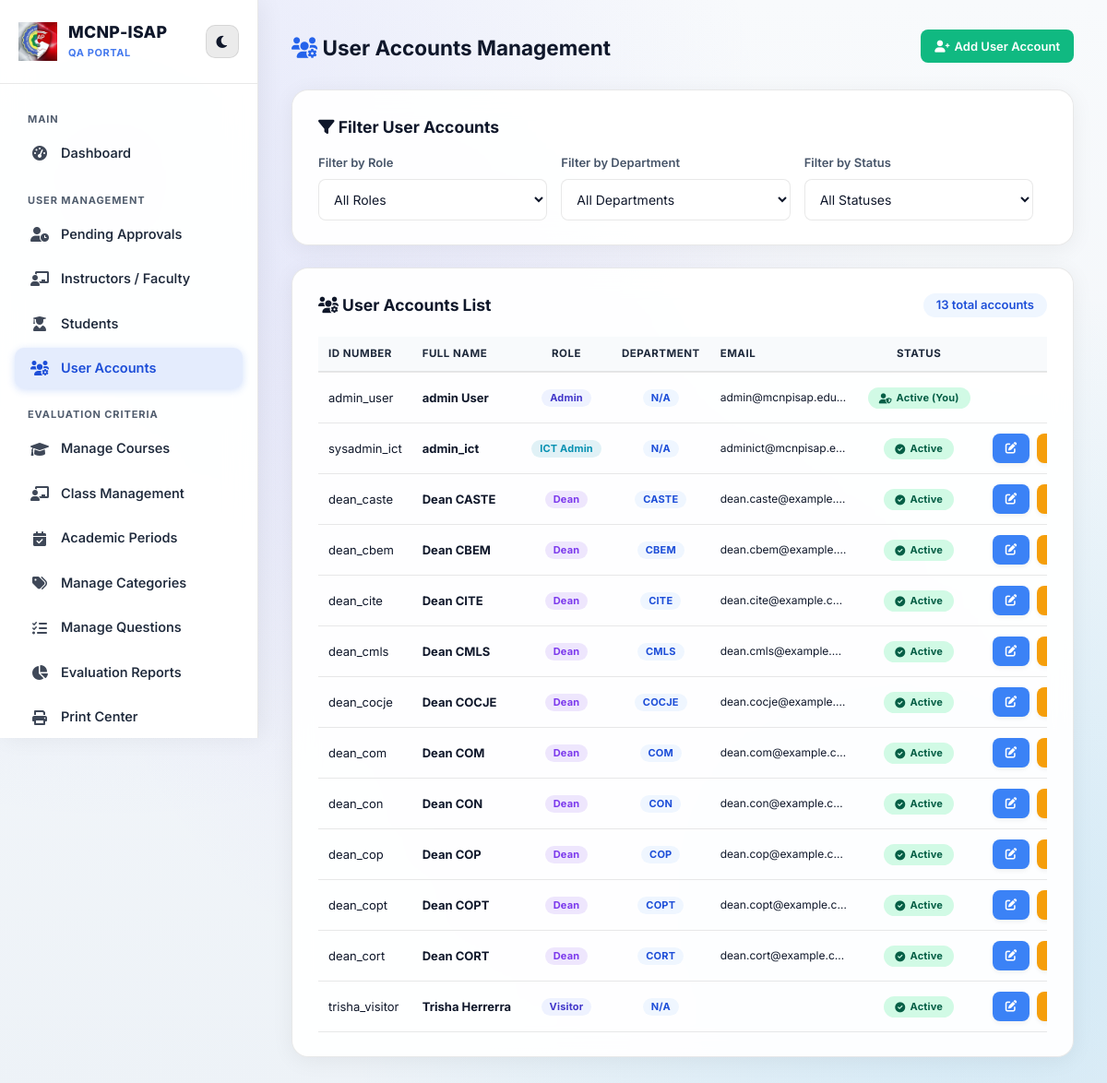
Page /manage_users.php (signed in) on the committed database.
### tables this page shows
CREATE TABLE `users` (
  `id` int(11) NOT NULL AUTO_INCREMENT,
  `username` varchar(50) NOT NULL,
  `password` varchar(255) NOT NULL,
  `role` enum('admin','system admin','dean','student','faculty','visitor') NOT NULL,
  `visitor_category` varchar(50) DEFAULT 'Campus Guest',
  `first_name` varchar(50) DEFAULT NULL,
  `middle_name` varchar(50) DEFAULT NULL,
  `last_name` varchar(50) DEFAULT NULL,
  `full_name` varchar(150) DEFAULT NULL,
  `email` varchar(100) DEFAULT NULL,
  `school` enum('mcnp','isap') DEFAULT NULL,
  `dept_id` int(11) DEFAULT NULL,
  `reset_token` varchar(64) DEFAULT NULL,
  `reset_token_expiry` datetime DEFAULT NULL,
  `course_id` int(11) DEFAULT NULL,
  `status` enum('active','inactive','pending') NOT NULL DEFAULT 'active',
  `last_login` datetime DEFAULT NULL,
  `avatar` varchar(255) DEFAULT NULL,
  `created_at` timestamp NOT NULL DEFAULT current_timestamp(),
  `theme_color` varchar(20) DEFAULT 'blue',
  PRIMARY KEY (`id`),
  UNIQUE KEY `username` (`username`),
  UNIQUE KEY `email` (`email`),
  KEY `dept_id` (`dept_id`),
  KEY `course_id` (`course_id`),
  CONSTRAINT `users_ibfk_1` FOREIGN KEY (`dept_id`) REFERENCES `departments` (`id`) ON DELETE SET NULL,
  CONSTRAINT `users_ibfk_2` FOREIGN KEY (`course_id`) REFERENCES `courses` (`id`) ON DELETE SET NULL
);

CREATE TABLE `departments` (
  `id` int(11) NOT NULL AUTO_INCREMENT,
  `dept_name` varchar(150) NOT NULL,
  `dept_alias` varchar(20) NOT NULL,
  PRIMARY KEY (`id`),
  UNIQUE KEY `dept_alias` (`dept_alias`)
);

### manage_users.php (the view, shortened to what this page needs)
<?php
include 'db_connect.php';
$where = ["u.role IN ('admin', 'system admin', 'dean', 'visitor')", "u.status != 'pending'"];
$count_sql = "SELECT COUNT(*) FROM users u WHERE " . implode(' AND ', $where);
$total_count = $conn->query($count_sql)->fetch_row()[0];
$sql = "SELECT u.*, d.dept_alias, d.dept_name
        FROM users u
        LEFT JOIN departments d ON u.dept_id = d.id
        WHERE " . implode(' AND ', $where) . "
        ORDER BY u.role, u.full_name ASC";
$users = $conn->query($sql);
?>
<!DOCTYPE html>
<html>
<head>
    <link rel="stylesheet" href="style.css?v=<?php echo filemtime('style.css'); ?>">
    <link rel="stylesheet" href="https://cdnjs.cloudflare.com/ajax/libs/font-awesome/6.0.0/css/all.min.css">
</head>
<body class="dashboard-body">
    <div class="split-container">
        <?php
        if ($_SESSION['role'] === 'system admin') {
            include 'ict_sidebar.php';
        } else {
            include 'admin_sidebar.php';
        }
        ?>
        <main class="main-content">
            <div style="display:flex; justify-content:space-between; align-items:center; margin-bottom:25px; flex-wrap: wrap; gap: 10px;">
                <h2 style="color:var(--text-main); margin:0;">
                    <i class="fas fa-users-cog" style="color:var(--accent);"></i> User Accounts Management
                </h2>
                <div style="display:flex; gap: 10px;">
                    <button onclick="document.getElementById('addUserModal').style.display='flex'" class="btn-action" style="background:#10b981; color:white; border:none; padding:10px 15px; border-radius:8px; cursor:pointer; font-weight:600;"><i class="fas fa-user-plus"></i> Add User Account</button>
                </div>
            </div>
            <div class="card">
                <h3 style="margin-bottom:15px;"><i class="fas fa-filter"></i> Filter User Accounts</h3>
                <form method="GET" id="userFilterForm" style="display: grid; grid-template-columns: 1fr 1fr 1fr auto; gap: 15px; align-items: flex-end;">
                    <div class="input-group" style="margin:0;">
                        <div class="input-label">Filter by Role</div>
                        <select name="role" onchange="this.form.submit()" style="width:100%; padding:12px; border:1px solid var(--border-color); border-radius:8px; background:var(--input-bg); color:var(--text-main);">
                            <option value="">All Roles</option>
                        </select>
                    </div>
                    <div class="input-group" style="margin:0;">
                        <div class="input-label">Filter by Department</div>
                        <select name="dept_id" onchange="this.form.submit()" style="width:100%; padding:12px; border:1px solid var(--border-color); border-radius:8px; background:var(--input-bg); color:var(--text-main);">
                            <option value="">All Departments</option>
                        </select>
                    </div>
                    <div class="input-group" style="margin:0;">
                        <div class="input-label">Filter by Status</div>
                        <select name="status" onchange="this.form.submit()" style="width:100%; padding:12px; border:1px solid var(--border-color); border-radius:8px; background:var(--input-bg); color:var(--text-main);">
                            <option value="">All Statuses</option>
                        </select>
                    </div>
                </form>
            </div>
            <div class="card" style="margin-top:20px;">
                <div style="display:flex; justify-content:space-between; align-items:center; margin-bottom:20px;">
                    <h3 style="margin:0;"><i class="fas fa-users-cog"></i> User Accounts List</h3>
                    <span class="category-badge" style="font-size:13px;">
                        <?php echo $total_count; ?> total accounts
                    </span>
                </div>
                <div class="table-responsive">
                <table class="table-modern">
                    <thead>
                        <tr>
                            <th style="width: 120px;">ID Number</th>
                            <th>Full Name</th>
                            <th style="text-align:center; width: 110px;">Role</th>
                            <th style="text-align:center; width: 90px;">Department</th>
                            <th style="width: 180px;">Email</th>
                            <th style="text-align:center; width: 85px;">Status</th>
                            <th style="text-align:right; width: 145px;">Action</th>
                        </tr>
                    </thead>
                    <tbody>
                        <?php
                        if ($users && $users->num_rows > 0):
                            while ($row = $users->fetch_assoc()):
                                $role_name = $row['role'] === 'system admin' ? 'ICT Admin' : ($row['role'] === 'admin' ? 'Admin' : ucwords($row['role']));
                                $role_badge_bg = '#eef2ff';
                                $role_badge_color = '#4338ca';
                                if ($row['role'] === 'system admin') {
                                    $role_badge_bg = 'rgba(8, 145, 178, 0.12)';
                                    $role_badge_color = '#0891b2';
                                } elseif ($row['role'] === 'dean') {
                                    $role_badge_bg = 'rgba(124, 58, 237, 0.12)';
                                    $role_badge_color = '#7c3aed';
                                }
                        ?>
                        <tr>
                            <td style="white-space:nowrap;"><?php echo htmlspecialchars($row['username']); ?></td>
                            <td style="white-space:nowrap;"><strong><?php echo htmlspecialchars($row['full_name']); ?></strong></td>
                            <td style="text-align:center; white-space:nowrap;"><span class="category-badge" style="background:<?php echo $role_badge_bg; ?>; color:<?php echo $role_badge_color; ?>; font-weight:700;"><?php echo $role_name; ?></span></td>
                            <td style="text-align:center; white-space:nowrap;"><span class="category-badge"><?php echo htmlspecialchars($row['dept_alias'] ?? 'N/A'); ?></span></td>
                            <td class="cell-email" title="<?php echo htmlspecialchars($row['email'] ?? ''); ?>"><?php echo htmlspecialchars($row['email'] ?? ''); ?></td>
                            <td style="text-align:center; white-space:nowrap;">
                                <?php if ($row['id'] != $_SESSION['id']): ?>
                                    <?php if ($row['status'] == 'active'): ?>
                                        <a href="manage_users.php?deactivate=<?php echo $row['id']; ?>"
                                           onclick="return confirm('Deactivate account for <?php echo addslashes($row['full_name']); ?>? They will be locked out from logging in.')"
                                           style="text-decoration:none;"
                                           title="Status: Active — Click to Deactivate">
                                            <span class="category-badge" style="background:#d1fae5; color:#065f46; cursor:pointer; font-weight:700; transition:all 0.2s; display:inline-flex; align-items:center; gap:5px; padding:5px 12px; border-radius:20px;">
                                                <i class="fas fa-check-circle"></i> Active
                                            </span>
                                        </a>
                                    <?php endif; ?>
                                <?php else: ?>
                                    <span class="category-badge" style="background:#d1fae5; color:#065f46; font-weight:700; display:inline-flex; align-items:center; gap:5px; padding:5px 12px; border-radius:20px;" title="Current Logged-in Account">
                                        <i class="fas fa-user-shield"></i> Active (You)
                                    </span>
                                <?php endif; ?>
                            </td>
                            <td style="text-align:right; white-space:nowrap;">
                                <button type="button" class="btn-action" style="background:#3b82f6; color:white; border:none; cursor:pointer;" onclick="openEditModal(<?php echo htmlspecialchars(json_encode($row)); ?>)" title="Edit User"><i class="fas fa-edit"></i></button>
                                <?php if ($row['id'] != $_SESSION['id']):  ?>
                                    <?php if ($row['status'] == 'active'): ?>
                                        <a href="manage_users.php?deactivate=<?php echo $row['id']; ?>" class="btn-action" style="background:#f59e0b; color:white;" title="Deactivate Account" onclick="return confirm('Deactivate this user account?')"><i class="fas fa-user-slash"></i></a>
                                    <?php else: ?>
                                        <a href="manage_users.php?activate=<?php echo $row['id']; ?>" class="btn-action" style="background:#10b981; color:white;" title="Activate Account" onclick="return confirm('Activate this user account?')"><i class="fas fa-user-check"></i></a>
                                    <?php endif; ?>
                                <?php endif; ?>
                            </td>
                        </tr>
                        <?php endwhile; endif; ?>
                    </tbody>
                </table>
                </div>
            </div>
        </main>
    </div>
</body>
</html>

### rows in the picture
users: username "admin_user", full_name "admin User", role "Admin", dept_alias "N/A", email "admin@mcnpisap.edu…", shows "Active (You)"
users: username "sysadmin_ict", full_name "admin_ict", role "ICT Admin", dept_alias "N/A", email "adminict@mcnpisap.e…"
users: username "dean_caste", full_name "Dean CASTE", role "Dean", dept.dept_alias "CASTE", email "dean.caste@example.…"
users: username "dean_cbem", full_name "Dean CBEM", role "Dean", dept.dept_alias "CBEM", email "dean.cbem@example.…"
users: username "dean_cite", full_name "Dean CITE", role "Dean", dept.dept_alias "CITE", email "dean.cite@example.c…"
users: username "dean_cmls", full_name "Dean CMLS", role "Dean", dept.dept_alias "CMLS", email "dean.cmls@example.…"
users: username "dean_cocje", full_name "Dean COCJE", role "Dean", dept.dept_alias "COCJE", email "dean.cocje@example.…"
users: username "dean_com", full_name "Dean COM", role "Dean", dept.dept_alias "COM", email "dean.com@example.c…"
users: username "dean_con", full_name "Dean CON", role "Dean", dept.dept_alias "CON", email "dean.con@example.c…"
users: username "dean_cop", full_name "Dean COP", role "Dean", dept.dept_alias "COP", email "dean.cop@example.c…"
users: username "dean_copt", full_name "Dean COPT", role "Dean", dept.dept_alias "COPT", email "dean.copt@example.c…"
users: username "dean_cort", full_name "Dean CORT", role "Dean", dept.dept_alias "CORT", email "dean.cort@example.c…"
users: username "trisha_visitor", full_name "Trisha Herrerra", role "Visitor", dept_alias "N/A"

### other values in the picture
$label "Dashboard Pending Approvals Instructors / Faculty Students User Accounts Manage Courses Class Management Academic Periods Manage Categories Manage Questions Evaluation Reports Print Center"
$total_count "13"
